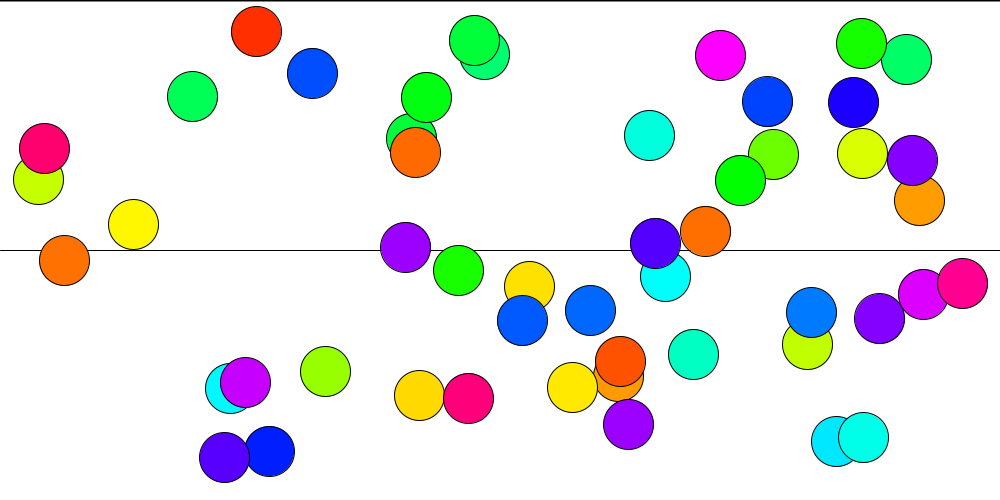
Frame 1 (no input)
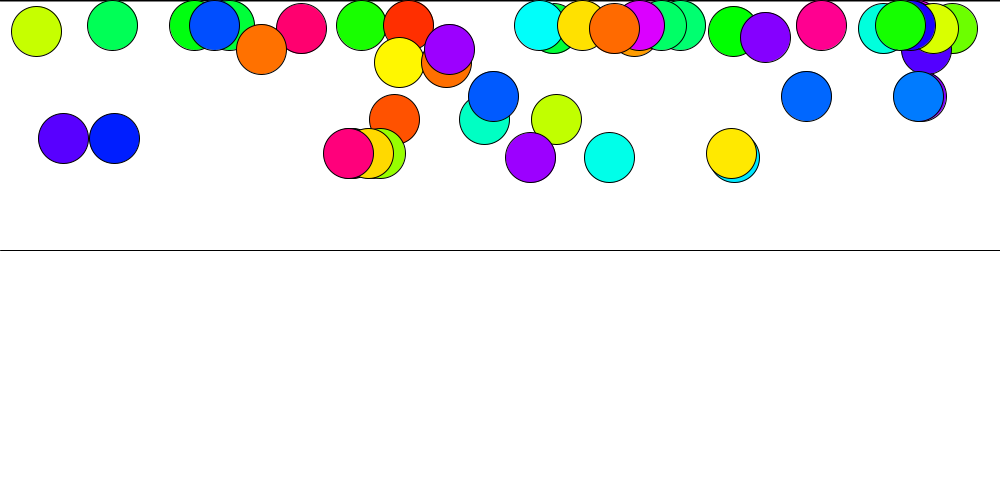
Frame 60 (the mouse pressed at the canvas centre just before this capture)
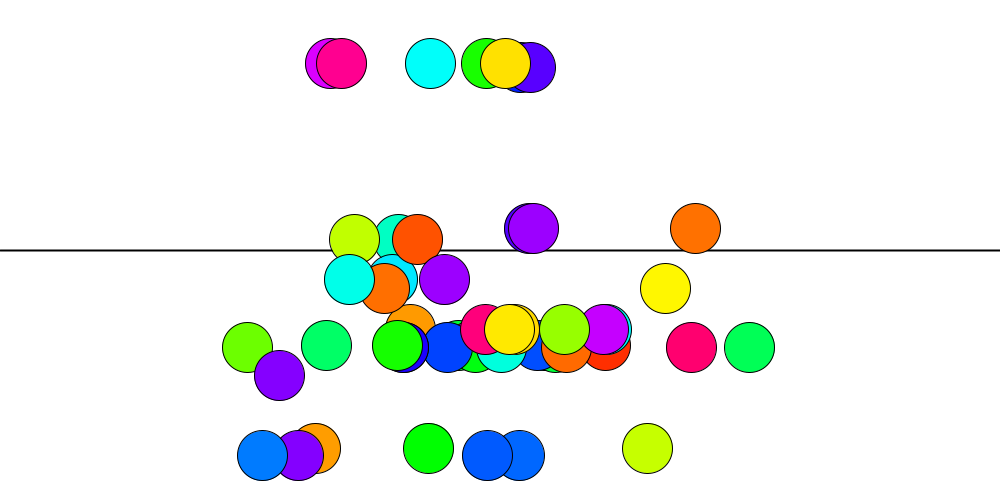
Frame 120 (the mouse held since frame 60 and released just before this capture)

The Processing sketch that drew these frames (run headless with seeded random() and noise(); from frame 60 on, the mouse is pressed at the canvas centre):

// Processing sketch: Mouse_balls
// ── Mouse_balls.pde
Ball[] balls = new Ball[50];
float gravity;
boolean lastPressed;
float t = 0;

void setup() {
  size(1000, 500);
  for (int b = 0; b < balls.length; b++) {
    balls[b] = new Ball();
  }
  fill(100);
  colorMode(HSB);
}

void draw() {
  t ++;
  gravity = -(height/2-mouseY)/100;
  background(255);
  strokeWeight(2);
  line(0, height/2-(height/2-mouseY), width, height/2-(height/2-mouseY));
  strokeWeight(1);
  line(0, height/2, width, height/2);
  lastPressed = mousePressed;
  for (int b = 0; b < balls.length; b++) {
    balls[b].update();
  }
  println(gravity);
}

class Ball {
  PVector pos, vel;
  int size = 50;
  float col;

  Ball() {
    col = random(255);
    pos = new PVector(random(size/2, width-size/2), random(size/2, height-size/2));
    vel = new PVector(random(-5, 5), random(-5, 5));
    vel.y = 0;
  }

  void update() {
    vel.y += gravity;
    pos.add(vel);
    if (pos.x < size/2) {
      pos.x = size/2;
      vel.x =- vel.x;
    }
    if (pos.x > width-size/2) {
      pos.x = width-size/2;
      vel.x =- vel.x;
    }
    if (pos.y < size/2) {
      pos.y = size/2;
      vel.y =- vel.y*0.8;
    }
    if (pos.y > height-size/2) {
      pos.y = height-size/2;
      vel.y =- vel.y*0.8;
      vel.x *= 0.9;
    }
    if (mousePressed) {
      vel.x += (mouseX - pos.x)/1000;
      vel.y += (mouseY - pos.y)/1000;
    }
    fill(col, 255, 255);
    ellipse(pos.x, pos.y, size, size);
  }
  
  
  
  void checkCollision(Ball other) {
  }
}
